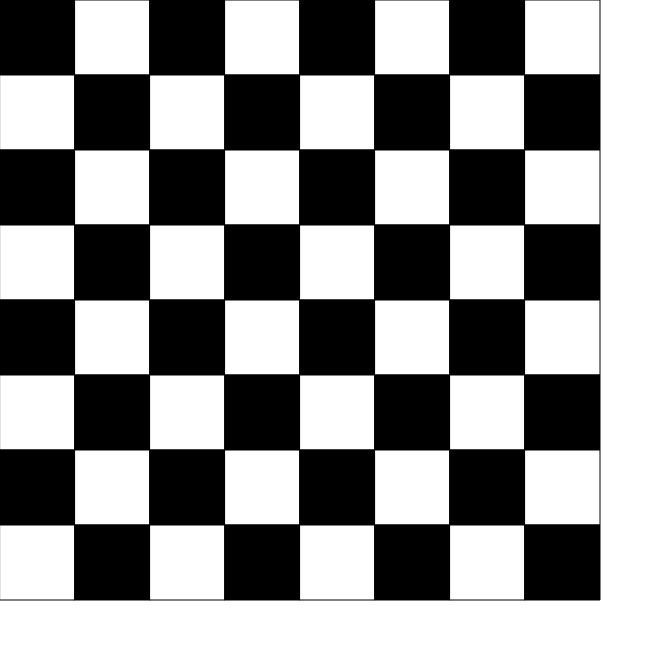
Frame 1 (no input)
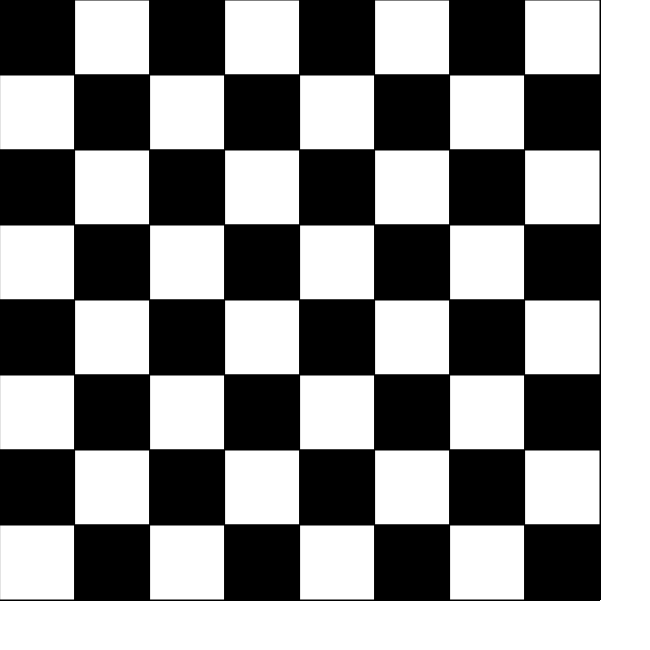
Frame 60 (no input)
Frame 120 (the mouse pressed at the canvas centre since frame 60): identical to frame 60, image omitted

The p5.js sketch that drew these frames (run headless with seeded random() and noise() and a simulated clock; from frame 60 on, the mouse is pressed at the canvas centre):

// p5.js sketch
// ── sketch.js
//Chess Board

//Creating a square size constant
const SQUARESIZE = 75;

//Creating the canvas
function setup() {
  createCanvas(650, 650);
}

//Calling the function that draws the chessboard
function draw() {
  drawChessBoard(); 
}

//Creating a function to draw a chessboard
function drawChessBoard() {
  for (let i = 0; i < 600; i += SQUARESIZE) {
    for (let j = 0; j < 600; j += SQUARESIZE) {
      //Filling the square so it's the right colour
      if (i % 2 === 0 && j % 2 === 0) {
        fill(0);
      }
      else if (i % 2 !== 0 && j % 2 !== 0) {
        fill(0);
      }
      else {
        fill(255);
      }
      //Drawing a square at the current i,j position
      rect(i,j,SQUARESIZE,SQUARESIZE);
    }
  }
}
